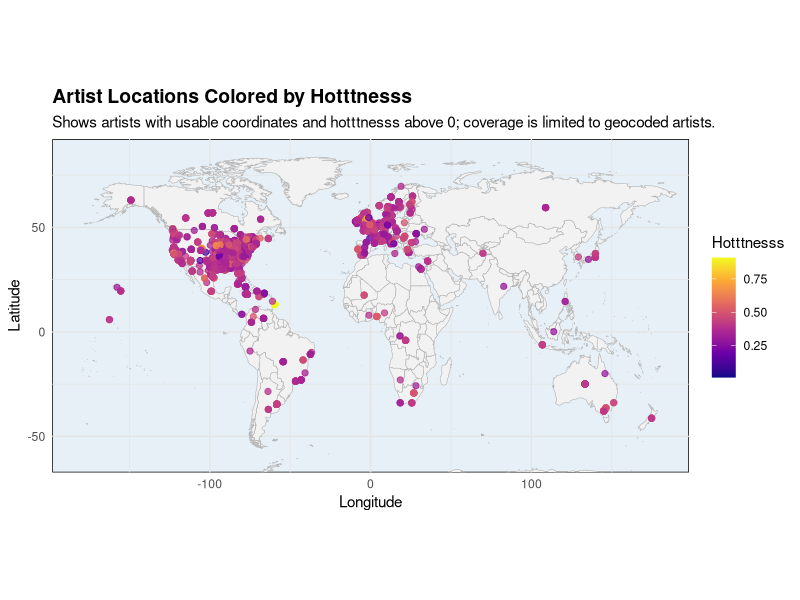

Reproduce this figure in R.
# Load required packages
library(ggplot2)
library(maps)

# Read the music dataset
music <- read.csv("data/music.csv", stringsAsFactors = FALSE)

# Convert coordinate and hotness columns to numeric
music$artist.latitude <- as.numeric(as.character(music$artist.latitude))
music$artist.longitude <- as.numeric(as.character(music$artist.longitude))
music$artist.hotttnesss <- as.numeric(as.character(music$artist.hotttnesss))

# Filter to usable coordinates and hotness values greater than 0
usable_artists <- subset(music,
                         !(artist.latitude == 0 & artist.longitude == 0) &
                         !is.na(artist.latitude) & !is.na(artist.longitude) &
                         !is.na(artist.hotttnesss) & artist.hotttnesss > 0)

# Load world map data from maps package
world_map <- map_data("world")

# Build the plot
gg <- ggplot() +
  geom_polygon(
    data = world_map,
    aes(x = long, y = lat, group = group),
    fill = "gray95",
    color = "gray70",
    linewidth = 0.2
  ) +
  geom_point(
    data = usable_artists,
    aes(x = artist.longitude, y = artist.latitude, color = artist.hotttnesss),
    alpha = 0.75,
    size = 1.8
  ) +
  scale_color_viridis_c(option = "plasma", name = "Hotttnesss") +
  coord_fixed(1.3, xlim = c(-180, 180), ylim = c(-60, 85)) +
  labs(
    title = "Artist Locations Colored by Hotttnesss",
    subtitle = "Shows artists with usable coordinates and hotttnesss above 0; coverage is limited to geocoded artists.",
    x = "Longitude",
    y = "Latitude"
  ) +
  theme_minimal() +
  theme(
    panel.background = element_rect(fill = "#e6f0f6"),
    panel.grid = element_line(color = "gray90"),
    plot.title = element_text(face = "bold", size = 14),
    plot.subtitle = element_text(size = 11),
    legend.position = "right"
  )

# Save plot to file
ggsave("artist_world_map.png", gg, width = 12, height = 6, dpi = 300)
message("Saved world map to artist_world_map.png")
